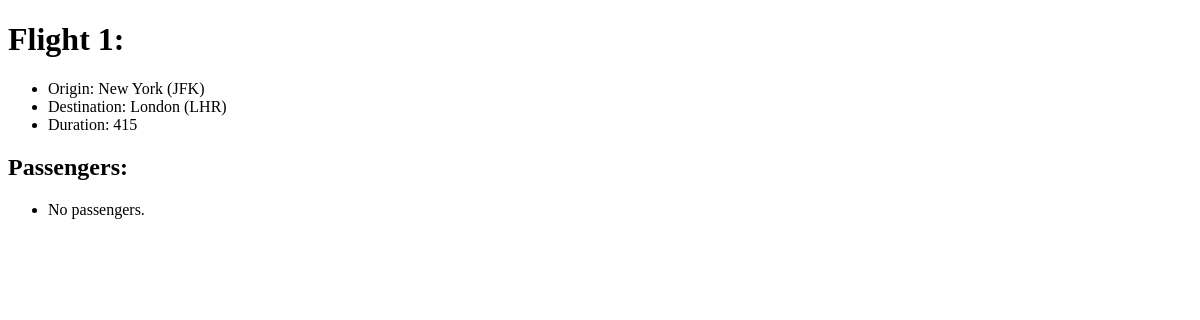
Page /flights/1 on the earlier database version.
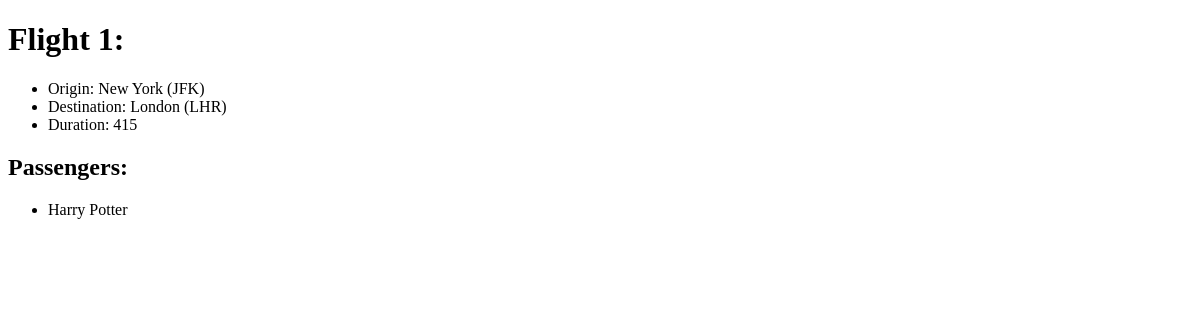
Same page on the later database version.
### flights/models.py (models this page shows)
class Passenger(models.Model):
    first_name = models.CharField(max_length=64)
    last_name = models.CharField(max_length=64)
    flight = models.ManyToManyField(Flight, blank=True,
                                    related_name="passengers")
    def __str__(self):
        return f"{self.first_name} {self.last_name}"

### flights/views.py (the view)
# urls.py: path("<int:flight_id>", views.flight, name="flight")
def flight(request, flight_id):
    current_flight = Flight.objects.get(pk=flight_id)
    return render(request, "flights/flight.html", {
        "flight": current_flight,
        "passengers": current_flight.passengers.all()
    })

### flights/models.py (called while the page is built)
    def __str__(self):
        return f"{self.city} ({self.code})"

### flights/templates/flights/flight.html
{% extends "flights/layout.html" %}
{% block body %}
    <h1>Flight {{ flight.id }}:</h1>
    <ul>
        <li>Origin: {{ flight.origin }}</li>
        <li>Destination: {{ flight.destination }}</li>
        <li>Duration: {{ flight.duration }}</li>
    </ul>
    <h2>Passengers:</h2>
    <ul>
    {% for passenger in passengers %}
        <li>{{ passenger }}</li>
    {% empty %}
        <li>No passengers.</li>
    {% endfor %}
    </ul>
{% endblock %}

Differences in the rows shown:
added Passenger: first_name+last_name "Harry Potter"
Other differences:
text no longer shown: "No passengers."
